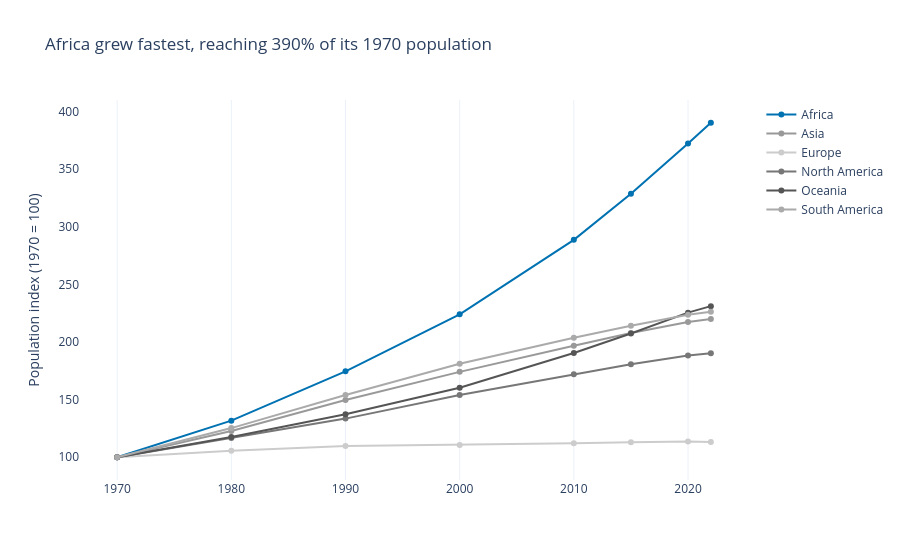

The cell this chart's notebook holds for it:
### Markdown cell above
**Chart choice & justification:** *Which chart did you choose, and why? Justify design choices.

*YOUR ANSWER HERE* A line chart is suitable because it shows population changes over time. I normalized each continent's population to its 1970 size to make comparisons fair. Africa is highlighted in blue because it experienced the fastest relative growth.

### Code cell
continent_year = (
    df_long.groupby(['Continent', 'Year'], as_index=False)
    ['Population'].sum()
)

base = continent_year[
    continent_year['Year'] == 1970
][['Continent', 'Population']].rename(
    columns={'Population': 'Base'}
)

continent_year = continent_year.merge(base, on='Continent')
continent_year['Growth Index'] = (
    continent_year['Population'] / continent_year['Base'] * 100
)

continent_year['Colour'] = np.where(
    continent_year['Continent'] == 'Africa',
    'Africa', 'Other continents'
)

fig = px.line(
    continent_year,
    x='Year',
    y='Growth Index',
    color='Continent',
    markers=True,
    color_discrete_map={
        'Africa': '#0072B2',
        'Asia': '#999999',
        'Europe': '#CCCCCC',
        'North America': '#777777',
        'South America': '#AAAAAA',
        'Oceania': '#555555'
    },
    title='Africa grew fastest, reaching 390% of its 1970 population',
    template='plotly_white'
)

fig.update_layout(
    xaxis_title=None,
    yaxis_title='Population index (1970 = 100)',
    legend_title=None,
    yaxis_showgrid=False
)

fig.show()

### Figure 1 — Plotly figure (JSON) as saved in the notebook; plotly's stock layout.template omitted (floating-point values rounded to 4 significant figures)
{"data": [{"hovertemplate": "Continent=Africa<br>Year=%{x}<br>Growth Index=%{y}<extra></extra>", "legendgroup": "Africa", "line": {"color": "#0072B2", "dash": "solid"}, "marker": {"symbol": "circle"}, "mode": "lines+markers", "name": "Africa", "orientation": "v", "showlegend": true, "type": "scatter", "x": [1970, 1980, 1990, 2000, 2010, 2015, 2020, 2022], "xaxis": "x", "y": [100.0, 131.8, 174.6, 224.1, 288.8, 328.7, 372.3, 390.4], "yaxis": "y"}, {"hovertemplate": "Continent=Asia<br>Year=%{x}<br>Growth Index=%{y}<extra></extra>", "legendgroup": "Asia", "line": {"color": "#999999", "dash": "solid"}, "marker": {"symbol": "circle"}, "mode": "lines+markers", "name": "Asia", "orientation": "v", "showlegend": true, "type": "scatter", "x": [1970, 1980, 1990, 2000, 2010, 2015, 2020, 2022], "xaxis": "x", "y": [100.0, 122.9, 149.7, 174.1, 196.7, 207.9, 217.4, 220.1], "yaxis": "y"}, {"hovertemplate": "Continent=Europe<br>Year=%{x}<br>Growth Index=%{y}<extra></extra>", "legendgroup": "Europe", "line": {"color": "#CCCCCC", "dash": "solid"}, "marker": {"symbol": "circle"}, "mode": "lines+markers", "name": "Europe", "orientation": "v", "showlegend": true, "type": "scatter", "x": [1970, 1980, 1990, 2000, 2010, 2015, 2020, 2022], "xaxis": "x", "y": [100.0, 105.6, 109.8, 110.7, 112.1, 113.1, 113.7, 113.3], "yaxis": "y"}, {"hovertemplate": "Continent=North America<br>Year=%{x}<br>Growth Index=%{y}<extra></extra>", "legendgroup": "North America", "line": {"color": "#777777", "dash": "solid"}, "marker": {"symbol": "circle"}, "mode": "lines+markers", "name": "North America", "orientation": "v", "showlegend": true, "type": "scatter", "x": [1970, 1980, 1990, 2000, 2010, 2015, 2020, 2022], "xaxis": "x", "y": [100.0, 116.8, 133.6, 154.1, 172.1, 180.8, 188.4, 190.3], "yaxis": "y"}, {"hovertemplate": "Continent=Oceania<br>Year=%{x}<br>Growth Index=%{y}<extra></extra>", "legendgroup": "Oceania", "line": {"color": "#555555", "dash": "solid"}, "marker": {"symbol": "circle"}, "mode": "lines+markers", "name": "Oceania", "orientation": "v", "showlegend": true, "type": "scatter", "x": [1970, 1980, 1990, 2000, 2010, 2015, 2020, 2022], "xaxis": "x", "y": [100.0, 117.7, 137.3, 160.3, 190.5, 207.4, 225.5, 231.2], "yaxis": "y"}, {"hovertemplate": "Continent=South America<br>Year=%{x}<br>Growth Index=%{y}<extra></extra>", "legendgroup": "South America", "line": {"color": "#AAAAAA", "dash": "solid"}, "marker": {"symbol": "circle"}, "mode": "lines+markers", "name": "South America", "orientation": "v", "showlegend": true, "type": "scatter", "x": [1970, 1980, 1990, 2000, 2010, 2015, 2020, 2022], "xaxis": "x", "y": [100.0, 125.3, 154.0, 181.2, 203.7, 214.1, 223.7, 226.4], "yaxis": "y"}], "layout": {"legend": {"title": {}, "tracegroupgap": 0}, "title": {"text": "Africa grew fastest, reaching 390% of its 1970 population"}, "xaxis": {"anchor": "y", "domain": [0, 1], "title": {}}, "yaxis": {"anchor": "x", "domain": [0, 1], "showgrid": false, "title": {"text": "Population index (1970 = 100)"}}}}
